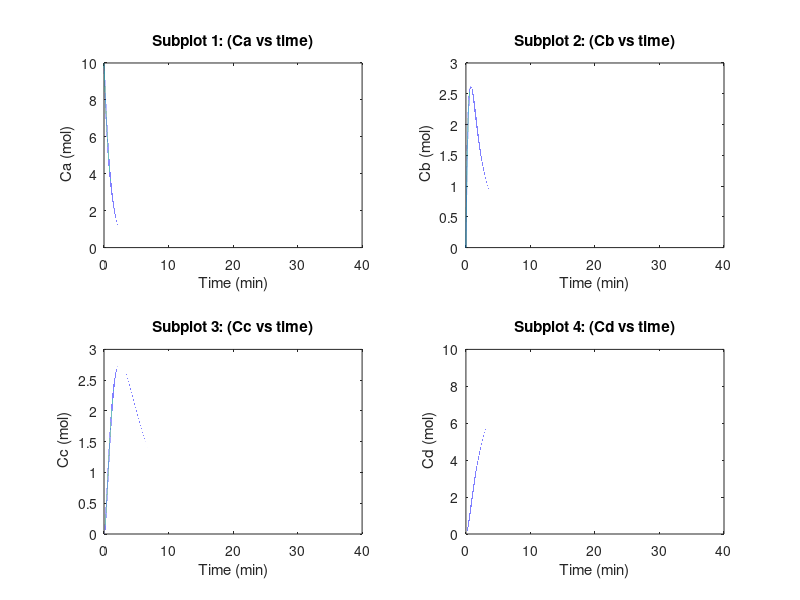

The MATLAB source for this figure:
%Homework#2 
%Problem#9
clear all
clc
%Initial Concentrations Co at t=0
Ca=10;
Cb=0;
Cc=0;
Cd=0;
%The rate constant
k = [1 1 0.5 1];
%Defining a time range and the length of it
t=1:1:400000;
n=numel(t);
% Step size
h = 0.0001;
%Using Euler method using one slope
for i= 1:1:n
    Ca= Ca+ h*(-k(1)* Ca);
    Cb= Cb + h*((k(1)*Ca) + (k(3)*Cc) - k(2) *Cb - k(4)*Cb);
    Cc = Cc + h *(k(2)*Cb -k(3)* Cc);
    Cd = Cd +h *(k(4)*Cb);
     P1(i)= [Ca];
     P2(i)= [Cb];
     P3(i)= [Cc];
     P4(i)= [Cd];
end

%reducing the time using the step size
t= h*t;

%Plotting the results
subplot(2,2,1);
plot(t,P1)
title('Subplot 1: (Ca vs time)')
xlabel(' Time (min) ')
ylabel(' Ca (mol)')
subplot(2,2,2);
plot(t,P2)
xlabel(' Time (min) ')
ylabel(' Cb (mol)')
title('Subplot 2: (Cb vs time)')
subplot(2,2,3);
plot(t,P3)
xlabel(' Time (min) ')
ylabel(' Cc (mol)')
title('Subplot 3: (Cc vs time)')
subplot(2,2,4);
plot(t,P4)
xlabel(' Time (min) ')
ylabel(' Cd (mol)')
title('Subplot 4: (Cd vs time)')